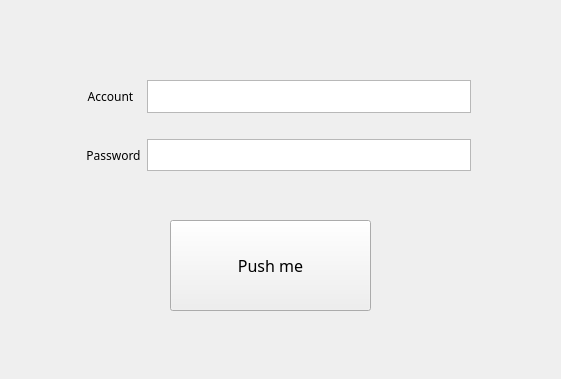
<?xml version="1.0" encoding="UTF-8"?>
<ui version="4.0">
 <class>testWindows</class>
 <widget class="QWidget" name="testWindows">
  <property name="geometry">
   <rect>
    <x>0</x>
    <y>0</y>
    <width>561</width>
    <height>379</height>
   </rect>
  </property>
  <property name="minimumSize">
   <size>
    <width>561</width>
    <height>379</height>
   </size>
  </property>
  <property name="maximumSize">
   <size>
    <width>561</width>
    <height>379</height>
   </size>
  </property>
  <property name="windowTitle">
   <string>testWindows</string>
  </property>
  <widget class="QPushButton" name="pushButton">
   <property name="geometry">
    <rect>
     <x>170</x>
     <y>220</y>
     <width>201</width>
     <height>91</height>
    </rect>
   </property>
   <property name="font">
    <font>
     <family>Bauhaus 93</family>
     <pointsize>12</pointsize>
    </font>
   </property>
   <property name="text">
    <string>Push me</string>
   </property>
  </widget>
  <widget class="QWidget" name="">
   <property name="geometry">
    <rect>
     <x>80</x>
     <y>80</y>
     <width>391</width>
     <height>91</height>
    </rect>
   </property>
   <layout class="QGridLayout" name="gridLayout">
    <item row="0" column="0" colspan="2">
     <widget class="QLabel" name="account_lab">
      <property name="font">
       <font>
        <family>Alte DIN 1451 Mittelschrift gep</family>
       </font>
      </property>
      <property name="tabletTracking">
       <bool>false</bool>
      </property>
      <property name="text">
       <string>Account</string>
      </property>
      <property name="alignment">
       <set>Qt::AlignCenter</set>
      </property>
     </widget>
    </item>
    <item row="0" column="2">
     <widget class="QTextEdit" name="AccountInput">
      <property name="verticalScrollBarPolicy">
       <enum>Qt::ScrollBarAlwaysOff</enum>
      </property>
      <property name="horizontalScrollBarPolicy">
       <enum>Qt::ScrollBarAlwaysOff</enum>
      </property>
     </widget>
    </item>
    <item row="1" column="0" rowspan="2" colspan="3">
     <spacer name="horizontalSpacer">
      <property name="orientation">
       <enum>Qt::Horizontal</enum>
      </property>
      <property name="sizeHint" stdset="0">
       <size>
        <width>448</width>
        <height>20</height>
       </size>
      </property>
     </spacer>
    </item>
    <item row="3" column="2">
     <widget class="QTextEdit" name="PasswordInput">
      <property name="verticalScrollBarPolicy">
       <enum>Qt::ScrollBarAlwaysOff</enum>
      </property>
      <property name="horizontalScrollBarPolicy">
       <enum>Qt::ScrollBarAlwaysOff</enum>
      </property>
     </widget>
    </item>
    <item row="3" column="1">
     <widget class="QLabel" name="password_lab">
      <property name="font">
       <font>
        <family>Alte DIN 1451 Mittelschrift gep</family>
       </font>
      </property>
      <property name="tabletTracking">
       <bool>false</bool>
      </property>
      <property name="text">
       <string>Password</string>
      </property>
      <property name="alignment">
       <set>Qt::AlignCenter</set>
      </property>
     </widget>
    </item>
   </layout>
  </widget>
 </widget>
 <resources/>
 <connections/>
</ui>
